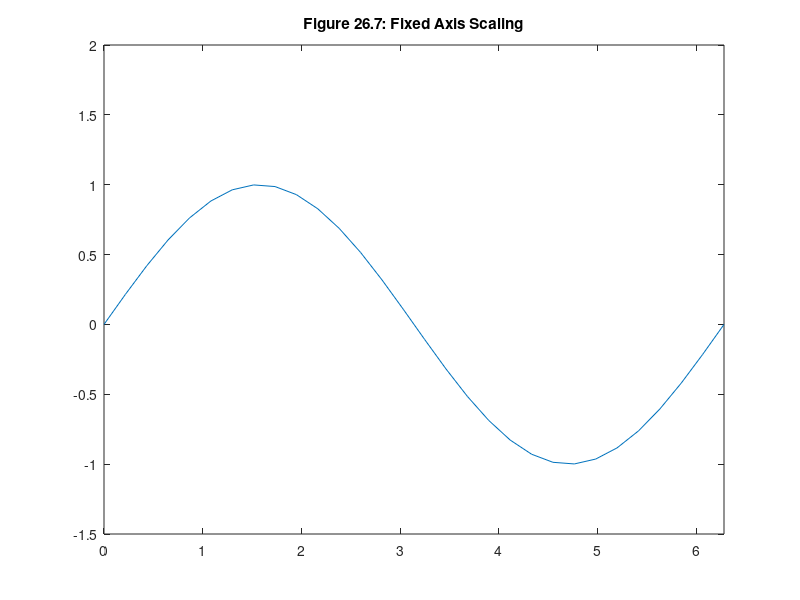

This figure's MATLAB source:
% mm2607.m
x = linspace(0,2*pi,30);
y = sin(x);
plot(x,y)
title('Figure 26.7: Fixed Axis Scaling')
axis([0 2*pi -1.5 2])  % change axis limits
